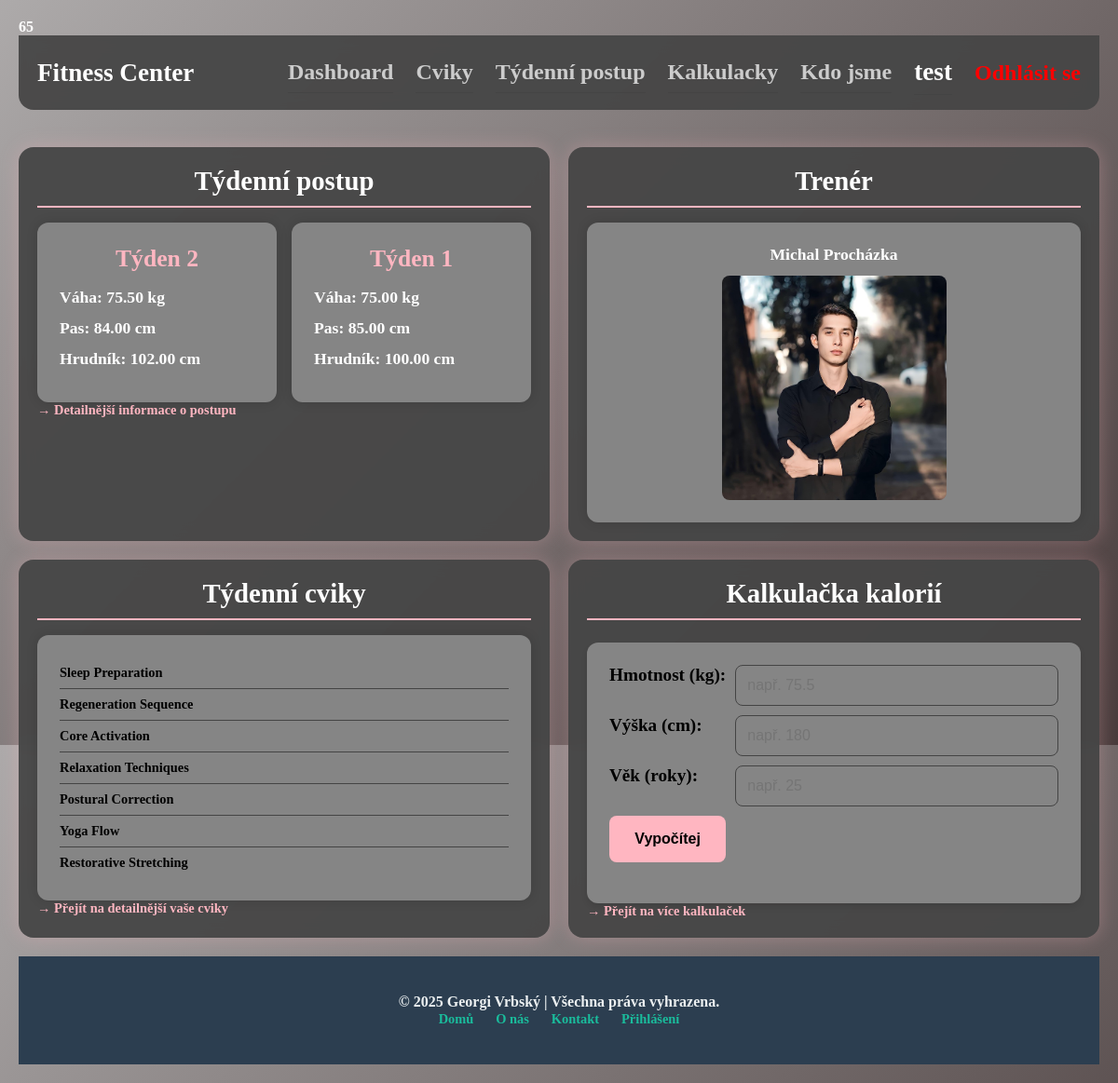
Page /src/views/dashboard_page.php (signed in) on the committed database.
### tables this page shows
CREATE TABLE `PARAMETRY` (
  `id` int(11) NOT NULL AUTO_INCREMENT,
  `cislo_tydne` int(11) DEFAULT NULL,
  `vyska` decimal(10,2) DEFAULT NULL,
  `hmotnost` decimal(10,2) DEFAULT NULL,
  `obvod_pasu` decimal(10,2) DEFAULT NULL,
  `obvod_hrudniku` decimal(10,2) DEFAULT NULL,
  `user_idUser` int(11) NOT NULL,
  PRIMARY KEY (`id`),
  KEY `fk_PARAMETRY_USER1_idx` (`user_idUser`),
  CONSTRAINT `fk_PARAMETRY_USER1` FOREIGN KEY (`user_idUser`) REFERENCES `USER` (`id`) ON DELETE NO ACTION ON UPDATE NO ACTION
);

CREATE TABLE `USER` (
  `id` int(11) NOT NULL AUTO_INCREMENT,
  `jmeno` varchar(50) DEFAULT NULL,
  `prijmeni` varchar(50) DEFAULT NULL,
  `heslo` varchar(300) DEFAULT NULL,
  `email` varchar(80) NOT NULL,
  `telefon` varchar(25) NOT NULL,
  `datum_narozeni` date DEFAULT NULL,
  `pohlavi` enum('Muz','Zena','Jine') DEFAULT NULL,
  `role_idRole` int(11) DEFAULT NULL,
  `user_idUser` int(11) DEFAULT NULL,
  PRIMARY KEY (`id`),
  UNIQUE KEY `Email_UNIQUE` (`email`),
  KEY `fk_USER_Role_idx` (`role_idRole`),
  KEY `fk_USER_USER1_idx` (`user_idUser`),
  CONSTRAINT `fk_USER_Role` FOREIGN KEY (`role_idRole`) REFERENCES `ROLE` (`id`) ON DELETE NO ACTION ON UPDATE NO ACTION,
  CONSTRAINT `fk_USER_USER1` FOREIGN KEY (`user_idUser`) REFERENCES `USER` (`id`) ON DELETE NO ACTION ON UPDATE NO ACTION
);

CREATE TABLE `CVIKY` (
  `id` int(11) NOT NULL AUTO_INCREMENT,
  `nazev` varchar(45) NOT NULL,
  `zamereni` varchar(45) DEFAULT NULL,
  `misto` varchar(45) DEFAULT NULL,
  `typ_svalu` varchar(45) DEFAULT NULL,
  `role_idrole` int(11) NOT NULL,
  PRIMARY KEY (`id`),
  KEY `fk_CVIKY_Role1_idx` (`role_idrole`),
  CONSTRAINT `fk_CVIKY_Role1` FOREIGN KEY (`role_idrole`) REFERENCES `ROLE` (`id`) ON DELETE NO ACTION ON UPDATE NO ACTION
);

### src/database/conn.php (called while the page is built, shortened)
<?php
class Database{
        private $conn;
    public function __construct($host, $user, $pass, $dbname){
        try{
            $this->conn = new mysqli($host, $user, $pass, $dbname);
        }catch(Exception $e){
            die("Vyjímka" . $e->getMessage());
        }
    }
    public function query($query, $params = []){
        try{
            $stmt = $this->conn->prepare($query);
        if(!empty($params)){
            $data_types = str_repeat("s", count($params));
            $stmt->bind_param($data_types, ...$params);
        }
        if(!$stmt->execute()){
          throw new Exception("Nepovedlo se spustit příkaz z jiného souboru" . $stmt->error);
        }
            if (stripos(trim($query), 'SELECT') === 0) {
                $result = $stmt->get_result();
                return $result;
            } else {
                $affected = $stmt->affected_rows;
                $stmt->close();
                return $affected > 0;
            }
        }catch(Exception $e){
            echo "Vyjímka" . $e->getMessage();
            return false;
        }
    }
}
?>

### src/database/db_conn.php (called while the page is built)
<?php
require_once "conn.php";
$db = new Database("127.0.0.1:3306", "root", "696365", "georgivrbsky");

### src/views/dashboard_page.php (the view, shortened to what this page needs)
<?php
include __DIR__ . '/../../src/database/db_conn.php';
$user_id = $_SESSION["user_id"] ?? null;
$user_stmt = $db->query("SELECT * FROM USER WHERE id = ?", [$user_id]);
$user = $user_stmt->fetch_assoc();
$trener = null;
if (!empty($user["user_idUser"])) {
    $trener_stmt = $db->query("SELECT jmeno, prijmeni FROM USER WHERE id = ?", [$user["user_idUser"]]);
    $trener = $trener_stmt->fetch_assoc();
}
$cviky = $db->query("SELECT nazev FROM CVIKY WHERE role_idRole = ? ORDER BY RAND() LIMIT 7", [$user["role_idRole"]]);
$parametry = $db->query("SELECT * FROM PARAMETRY WHERE user_idUser = ? ORDER BY cislo_tydne DESC LIMIT 4", [$user_id]);
function odstranitDiakritiku($text) {
    $znaky = [
        'á'=>'a', 'č'=>'c', 'ď'=>'d', 'é'=>'e', 'ě'=>'e', 'í'=>'i',
        'ň'=>'n', 'ó'=>'o', 'ř'=>'r', 'š'=>'s', 'ť'=>'t', 'ú'=>'u',
        'ů'=>'u', 'ý'=>'y', 'ž'=>'z',
        'Á'=>'A', 'Č'=>'C', 'Ď'=>'D', 'É'=>'E', 'Ě'=>'E', 'Í'=>'I',
        'Ň'=>'N', 'Ó'=>'O', 'Ř'=>'R', 'Š'=>'S', 'Ť'=>'T', 'Ú'=>'U',
        'Ů'=>'U', 'Ý'=>'Y', 'Ž'=>'Z',
    ];
    return strtr($text, $znaky);
}
?>
<!DOCTYPE html>
<html lang="cs">
<head>
    <link rel="stylesheet" href="/~georgivrbsky/public/stylesheet.css">
</head>
<body class="dashboard-body">
<div class="wrapper">
    <header>
        <?php include __DIR__ . '/../../public/components/navbar.php'; ?>
    </header>
    <main class="content">
        <section>
            <h2>Týdenní postup</h2>
            <div class="dashboard-grid">
                <?php
                while ($p = $parametry->fetch_assoc()) {
                    $week = $p['cislo_tydne'] ?? 'N/A';
                    $hmotnost = $p['hmotnost'] ?? 'N/A';
                    $pas = $p['obvod_pasu'] ?? 'N/A';
                    $hrudnik = $p['obvod_hrudniku'] ?? 'N/A';
                    echo "<div class='card'>
                            <h3>Týden $week</h3>
                            <p><strong>Váha:</strong> {$hmotnost} kg</p>
                            <p><strong>Pas:</strong> {$pas} cm</p>
                            <p><strong>Hrudník:</strong> {$hrudnik} cm</p>
                        </div>";
                }
                ?>
            </div>
            <p><a href="/~georgivrbsky/src/views/prehled_page.php">→ Detailnější informace o postupu</a></p>
        </section>
        <section>
            <h2>Trenér</h2>
            <div class="card" style="text-align: center">
                <?php
                if ($trener) {
                    $PATH = strtolower(odstranitDiakritiku("/~georgivrbsky/src/photos/" . $trener['jmeno'] . "_" . $trener['prijmeni'] . ".jpg"));
                    echo "<p><strong>{$trener['jmeno']} {$trener['prijmeni']}</strong></p>";
                    echo "<img src=\"" . htmlspecialchars($PATH) . "\" alt=\"Trener fotka\" style=\"max-width: 50%; height: auto; border-radius: 8px;\">";
                } else {
                    echo "<p>Nemáte přiděleného trenéra.</p>";
                }
                ?>
            </div>
        </section>
        <section>
            <h2>Týdenní cviky</h2>
            <div class="card">
                <ul>
                    <?php
                    while ($cvik = $cviky->fetch_assoc()) {
                        echo "<li>" . htmlspecialchars($cvik["nazev"]) . "</li>";
                    }
                    ?>
                </ul>
            </div>
            <p><a href="/~georgivrbsky/src/views/cviky_page.php">→ Přejít na detailnější vaše cviky</a></p>
        </section>
        <section>
            <h2>Kalkulačka kalorií</h2>
            <form id="kalkulacka">
                <label for="hmotnost">Hmotnost (kg):</label>
                <input type="number" id="hmotnost" name="hmotnost" required min="30" max="250" step="0.1" placeholder="např. 75.5">
                <label for="vyska">Výška (cm):</label>
                <input type="number" id="vyska" name="vyska" required min="100" max="250" step="1" placeholder="např. 180">
                <label for="vek">Věk (roky):</label>
                <input type="number" id="vek" name="vek" required min="10" max="100" step="1" placeholder="např. 25">
                <button type="button" onclick="vypocitejKalorie()">Vypočítej</button>
            </form>
            <p><a href="/~georgivrbsky/src/views/kalkulacky_page.php">→ Přejít na více kalkulaček</a></p>
        </section>
    </main>
    <footer class="site-footer">
    </footer>
</div>
</body>
</html>

### public/components/navbar.php (shortened to what this page needs)
<?php
$JMENO = $_SESSION['jmeno'] ?? 'Host';
$ROLE = $_SESSION['role'] ?? null;
?>
<nav class="basic-navbar">
    <div class="basic-navbar-brand">
        <span style="font-size: 1.7rem;">Fitness Center</span>
    </div>
    <ul class="basic-nav-links">
        <?php if ($ROLE !== "Trener"): ?>
        <li class="basic-nav-item"><a href="/~georgivrbsky/src/views/dashboard_page.php" class="basic-nav-link">Dashboard</a></li>
        <li class="basic-nav-item"><a href="/~georgivrbsky/src/views/cviky_page.php" class="basic-nav-link">Cviky</a></li>
        <li class="basic-nav-item"><a href="/~georgivrbsky/src/views/prehled_page.php" class="basic-nav-link">Týdenní postup</a></li>
        <li class="basic-nav-item"><a href="/~georgivrbsky/src/views/kalkulacky_page.php" class="basic-nav-link">Kalkulacky</a></li>
        <li class="basic-nav-item"><a href="/~georgivrbsky/src/views/kdojsme_page.php" class="basic-nav-link">Kdo jsme</a></li>
        <?php endif; ?>
        <li class="basic-nav-item">
            <span style="font-size: 1.7rem;color: white;"><?php echo htmlspecialchars($JMENO); ?></span>
        </li>
        <li class="basic-nav-item">
            <a href="/~georgivrbsky/public/logout.php" class="basic-nav-link basic-nav-logout">Odhlásit se</a>
        </li>
    </ul>
</nav>

### public/stylesheet.css (style rules this page uses)
* { margin: 0; padding: 0; box-sizing: border-box; }
body { height: 100vh; background: linear-gradient(135deg, #adaaaa, #483b3b); display: flex; align-items: center; justify-content: center; font-family: "Palatino Linotype", "Book Antiqua", Palatino, serif; font-weight: bold; color: #ffffff; padding: 0 20px; }
a { color: #ffb6c1; text-decoration: none; font-size: 0.9rem; }
ul { list-style: none; padding: 0; }
ul li { padding: 8px 0; border-bottom: 1px solid #444; color: #000000; font-size: 0.9rem; }
ul li:last-child { border-bottom: none; }
.login-form h2, h2 { text-align: center; color: #ffffff; font-size: 1.8rem; margin-bottom: 1rem; border-bottom: 2px solid #ffb6c1; padding-bottom: 10px; }
.input-group input, form#kalkulacka input[type="number"] { width: 100%; padding: 0.75rem; border: 1px solid #444; border-radius: 0.5rem; background: #858585; color: #fff; font-size: 1rem; transition: border 0.3s, box-shadow 0.3s; }
.login-button, .submit-button, form#kalkulacka button { width: 100%; padding: 1rem; background: #ffb6c1; border: none; border-radius: 0.5rem; color: #000; font-weight: bold; font-size: 1rem; cursor: pointer; transition: background 0.3s; }
form, .plan-form { background: rgb(41, 41, 41); padding: 1.5rem; border-radius: 12px; box-shadow: 0 4px 6px rgba(0,0,0,0.1); margin-top: 1.5rem; }
form#kalkulacka { display: grid; grid-template-columns: auto 1fr; gap: 10px; background: #858585; }
form#kalkulacka label { font-weight: bold; color: #000000; font-size: 1.2rem; }
body.dashboard-body { height: auto; display: block; min-height: 100vh; padding: 20px; }
main { display: grid; grid-template-columns: repeat(auto-fit, minmax(500px, 1fr)); gap: 20px; max-width: 1200px; margin: 20px auto; }
section { background: rgba(70, 70, 70, 0.95); backdrop-filter: blur(8px); padding: 20px; border-radius: 1rem; box-shadow: 0 0 20px rgba(255, 182, 193, 0.3); }
.dashboard-grid { display: grid; grid-template-columns: repeat(auto-fit, minmax(180px, 1fr)); gap: 16px; }
.card { background: #858585; padding: 24px; border-radius: 0.75rem; box-shadow: 0 0 12px rgba(0, 0, 0, 0.15); min-height: 180px; }
.card h3 { color: #ffb6c1; font-size: 1.6rem; text-align: center; margin: 0 0 1rem; }
.card p { color: #ffffff; font-size: 1.1rem; margin-bottom: 12px; }
.card strong { color: #ffffff; font-size: 1.1rem; }
.basic-navbar { background: rgba(70, 70, 70, 0.95); backdrop-filter: blur(8px); color: #ffffff; padding: 1rem 20px; display: flex; justify-content: space-between; align-items: center; border-radius: 0 0 1rem 1rem; margin-bottom: 20px; position: sticky; top: 0; z-index: 100; }
.basic-nav-links { display: flex; gap: 1.5rem; align-items: center; }
.basic-nav-link { color: #cccccc; font-size: 1.5rem; transition: color 0.3s ease; }
.basic-nav-logout { color: red; font-weight: bold; }
.wrapper { flex: 1; min-height: 100%; display: flex; flex-direction: column; }
.content { flex: 1 0 auto; }
.site-footer { background: #2c3e50; color: #ecf0f1; padding: 20px 0; text-align: center; margin-top: auto; flex-shrink: 0; }
.footer-content { max-width: 1200px; margin: 0 auto; padding: 0 20px; }
.footer-nav a { color: #1abc9c; margin: 0 10px; font-weight: bold; }

### rows in the picture
parametry: cislo_tydne "2", hmotnost "75.50", obvod_pasu "84.00", obvod_hrudniku "102.00"
parametry: cislo_tydne "1", hmotnost "75.00", obvod_pasu "85.00", obvod_hrudniku "100.00"
user: jmeno "Michal", prijmeni "Procházka"
cviky: nazev "Sleep Preparation"
cviky: nazev "Regeneration Sequence"
cviky: nazev "Core Activation"
cviky: nazev "Relaxation Techniques"
cviky: nazev "Postural Correction"
cviky: nazev "Yoga Flow"
cviky: nazev "Restorative Stretching"

### other values in the picture
$JMENO "test"
